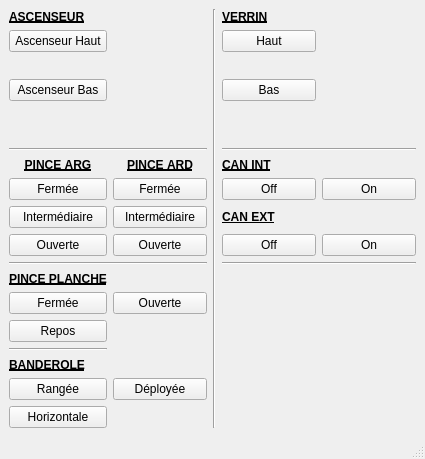
<?xml version="1.0" encoding="UTF-8"?>
<ui version="4.0">
 <class>ihm_RobotPanelControl</class>
 <widget class="QMainWindow" name="ihm_RobotPanelControl">
  <property name="geometry">
   <rect>
    <x>0</x>
    <y>0</y>
    <width>425</width>
    <height>459</height>
   </rect>
  </property>
  <property name="windowTitle">
   <string>MainWindow</string>
  </property>
  <widget class="QWidget" name="centralwidget">
   <layout class="QGridLayout" name="gridLayout">
    <item row="10" column="0">
     <widget class="QPushButton" name="pince_arg_ouverte">
      <property name="text">
       <string>Ouverte</string>
      </property>
     </widget>
    </item>
    <item row="14" column="0">
     <widget class="QPushButton" name="pince_planche_repos">
      <property name="text">
       <string>Repos</string>
      </property>
     </widget>
    </item>
    <item row="0" column="3">
     <widget class="QLabel" name="label_7">
      <property name="font">
       <font>
        <weight>75</weight>
        <bold>true</bold>
        <underline>true</underline>
       </font>
      </property>
      <property name="text">
       <string>VERRIN</string>
      </property>
     </widget>
    </item>
    <item row="8" column="1">
     <widget class="QPushButton" name="pince_ard_fermee">
      <property name="text">
       <string>Fermée</string>
      </property>
     </widget>
    </item>
    <item row="3" column="0">
     <widget class="QPushButton" name="ascenseur_bas">
      <property name="text">
       <string>Ascenseur Bas</string>
      </property>
     </widget>
    </item>
    <item row="18" column="0">
     <widget class="QPushButton" name="banderole_horizontale">
      <property name="text">
       <string>Horizontale</string>
      </property>
     </widget>
    </item>
    <item row="6" column="0" colspan="2">
     <widget class="Line" name="line">
      <property name="orientation">
       <enum>Qt::Horizontal</enum>
      </property>
     </widget>
    </item>
    <item row="15" column="0">
     <widget class="Line" name="line_4">
      <property name="orientation">
       <enum>Qt::Horizontal</enum>
      </property>
     </widget>
    </item>
    <item row="9" column="0">
     <widget class="QPushButton" name="pince_arg_intermediaire">
      <property name="text">
       <string>Intermédiaire</string>
      </property>
     </widget>
    </item>
    <item row="17" column="1">
     <widget class="QPushButton" name="banderole_deployee">
      <property name="text">
       <string>Déployée</string>
      </property>
     </widget>
    </item>
    <item row="16" column="0">
     <widget class="QLabel" name="label_6">
      <property name="font">
       <font>
        <weight>75</weight>
        <bold>true</bold>
        <underline>true</underline>
       </font>
      </property>
      <property name="text">
       <string>BANDEROLE</string>
      </property>
     </widget>
    </item>
    <item row="1" column="0">
     <widget class="QPushButton" name="ascenseur_haut">
      <property name="text">
       <string>Ascenseur Haut</string>
      </property>
     </widget>
    </item>
    <item row="0" column="0">
     <widget class="QLabel" name="label">
      <property name="font">
       <font>
        <weight>75</weight>
        <italic>false</italic>
        <bold>true</bold>
        <underline>true</underline>
        <kerning>false</kerning>
       </font>
      </property>
      <property name="text">
       <string>ASCENSEUR</string>
      </property>
      <property name="alignment">
       <set>Qt::AlignLeading|Qt::AlignLeft|Qt::AlignVCenter</set>
      </property>
     </widget>
    </item>
    <item row="9" column="1">
     <widget class="QPushButton" name="pince_ard_intermediaire">
      <property name="text">
       <string>Intermédiaire</string>
      </property>
     </widget>
    </item>
    <item row="12" column="0">
     <widget class="QLabel" name="label_4">
      <property name="font">
       <font>
        <weight>75</weight>
        <italic>false</italic>
        <bold>true</bold>
        <underline>true</underline>
        <kerning>false</kerning>
       </font>
      </property>
      <property name="text">
       <string>PINCE PLANCHE</string>
      </property>
      <property name="alignment">
       <set>Qt::AlignLeading|Qt::AlignLeft|Qt::AlignVCenter</set>
      </property>
     </widget>
    </item>
    <item row="17" column="0">
     <widget class="QPushButton" name="banderole_rangee">
      <property name="text">
       <string>Rangée</string>
      </property>
     </widget>
    </item>
    <item row="7" column="0">
     <widget class="QLabel" name="label_2">
      <property name="font">
       <font>
        <weight>75</weight>
        <italic>false</italic>
        <bold>true</bold>
        <underline>true</underline>
        <kerning>false</kerning>
       </font>
      </property>
      <property name="text">
       <string>PINCE ARG</string>
      </property>
      <property name="alignment">
       <set>Qt::AlignCenter</set>
      </property>
     </widget>
    </item>
    <item row="7" column="1">
     <widget class="QLabel" name="label_3">
      <property name="font">
       <font>
        <weight>75</weight>
        <italic>false</italic>
        <bold>true</bold>
        <underline>true</underline>
        <kerning>false</kerning>
       </font>
      </property>
      <property name="text">
       <string>PINCE ARD</string>
      </property>
      <property name="alignment">
       <set>Qt::AlignCenter</set>
      </property>
     </widget>
    </item>
    <item row="10" column="1">
     <widget class="QPushButton" name="pince_ard_ouverte">
      <property name="text">
       <string>Ouverte</string>
      </property>
     </widget>
    </item>
    <item row="13" column="0">
     <widget class="QPushButton" name="pince_planche_fermee">
      <property name="text">
       <string>Fermée</string>
      </property>
     </widget>
    </item>
    <item row="8" column="0">
     <widget class="QPushButton" name="pince_arg_fermee">
      <property name="text">
       <string>Fermée</string>
      </property>
     </widget>
    </item>
    <item row="11" column="0" colspan="2">
     <widget class="Line" name="line_2">
      <property name="orientation">
       <enum>Qt::Horizontal</enum>
      </property>
     </widget>
    </item>
    <item row="13" column="1">
     <widget class="QPushButton" name="pince_planche_ouverte">
      <property name="text">
       <string>Ouverte</string>
      </property>
     </widget>
    </item>
    <item row="0" column="2" rowspan="19">
     <widget class="Line" name="line_3">
      <property name="orientation">
       <enum>Qt::Vertical</enum>
      </property>
     </widget>
    </item>
    <item row="1" column="3">
     <widget class="QPushButton" name="verrin_haut">
      <property name="text">
       <string>Haut</string>
      </property>
     </widget>
    </item>
    <item row="3" column="3">
     <widget class="QPushButton" name="verrin_bas">
      <property name="text">
       <string>Bas</string>
      </property>
     </widget>
    </item>
    <item row="7" column="3">
     <widget class="QLabel" name="label_8">
      <property name="font">
       <font>
        <weight>75</weight>
        <bold>true</bold>
        <underline>true</underline>
       </font>
      </property>
      <property name="text">
       <string>CAN INT</string>
      </property>
     </widget>
    </item>
    <item row="8" column="3">
     <widget class="QPushButton" name="can_int_off">
      <property name="text">
       <string>Off</string>
      </property>
     </widget>
    </item>
    <item row="8" column="4">
     <widget class="QPushButton" name="can_int_on">
      <property name="text">
       <string>On</string>
      </property>
     </widget>
    </item>
    <item row="9" column="3">
     <widget class="QLabel" name="label_9">
      <property name="font">
       <font>
        <weight>75</weight>
        <bold>true</bold>
        <underline>true</underline>
       </font>
      </property>
      <property name="text">
       <string>CAN EXT</string>
      </property>
     </widget>
    </item>
    <item row="10" column="3">
     <widget class="QPushButton" name="can_ext_off">
      <property name="text">
       <string>Off</string>
      </property>
     </widget>
    </item>
    <item row="10" column="4">
     <widget class="QPushButton" name="can_ext_on">
      <property name="text">
       <string>On</string>
      </property>
     </widget>
    </item>
    <item row="6" column="3" colspan="2">
     <widget class="Line" name="line_5">
      <property name="orientation">
       <enum>Qt::Horizontal</enum>
      </property>
     </widget>
    </item>
    <item row="11" column="3" colspan="2">
     <widget class="Line" name="line_6">
      <property name="orientation">
       <enum>Qt::Horizontal</enum>
      </property>
     </widget>
    </item>
   </layout>
  </widget>
  <widget class="QMenuBar" name="menubar">
   <property name="geometry">
    <rect>
     <x>0</x>
     <y>0</y>
     <width>425</width>
     <height>22</height>
    </rect>
   </property>
  </widget>
  <widget class="QStatusBar" name="statusbar"/>
 </widget>
 <resources/>
 <connections/>
</ui>
